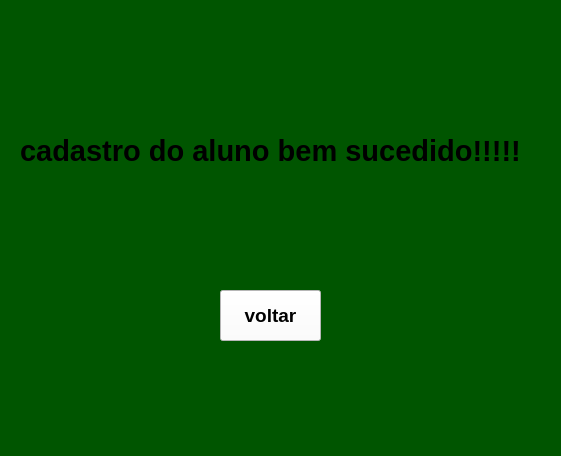
<?xml version="1.0" encoding="UTF-8"?>
<ui version="4.0">
 <class>MainWindow</class>
 <widget class="QMainWindow" name="MainWindow">
  <property name="geometry">
   <rect>
    <x>0</x>
    <y>0</y>
    <width>561</width>
    <height>456</height>
   </rect>
  </property>
  <property name="font">
   <font>
    <pointsize>22</pointsize>
    <weight>75</weight>
    <bold>true</bold>
   </font>
  </property>
  <property name="windowTitle">
   <string>MainWindow</string>
  </property>
  <property name="styleSheet">
   <string notr="true">background-color: rgb(255, 85, 0);
background-color: rgb(0, 85, 0);</string>
  </property>
  <widget class="QWidget" name="centralwidget">
   <widget class="QPushButton" name="pushButton">
    <property name="geometry">
     <rect>
      <x>220</x>
      <y>290</y>
      <width>101</width>
      <height>51</height>
     </rect>
    </property>
    <property name="font">
     <font>
      <pointsize>14</pointsize>
      <weight>75</weight>
      <bold>true</bold>
     </font>
    </property>
    <property name="styleSheet">
     <string notr="true">background-color: rgb(85, 170, 255);
background-color: rgb(255, 255, 255);</string>
    </property>
    <property name="text">
     <string>voltar</string>
    </property>
   </widget>
   <widget class="QLabel" name="label">
    <property name="geometry">
     <rect>
      <x>20</x>
      <y>90</y>
      <width>521</width>
      <height>121</height>
     </rect>
    </property>
    <property name="font">
     <font>
      <pointsize>22</pointsize>
      <weight>75</weight>
      <bold>true</bold>
     </font>
    </property>
    <property name="text">
     <string>cadastro do aluno bem sucedido!!!!!</string>
    </property>
   </widget>
  </widget>
  <widget class="QMenuBar" name="menubar">
   <property name="geometry">
    <rect>
     <x>0</x>
     <y>0</y>
     <width>561</width>
     <height>21</height>
    </rect>
   </property>
  </widget>
  <widget class="QStatusBar" name="statusbar"/>
 </widget>
 <resources/>
 <connections/>
</ui>
